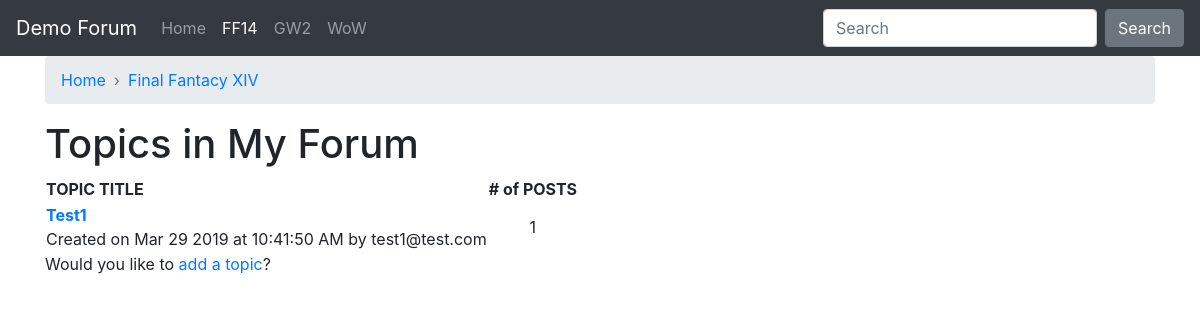
Before: /topiclist.php?forum_id=1&forum_name=Final Fantacy XIV with the older database file.
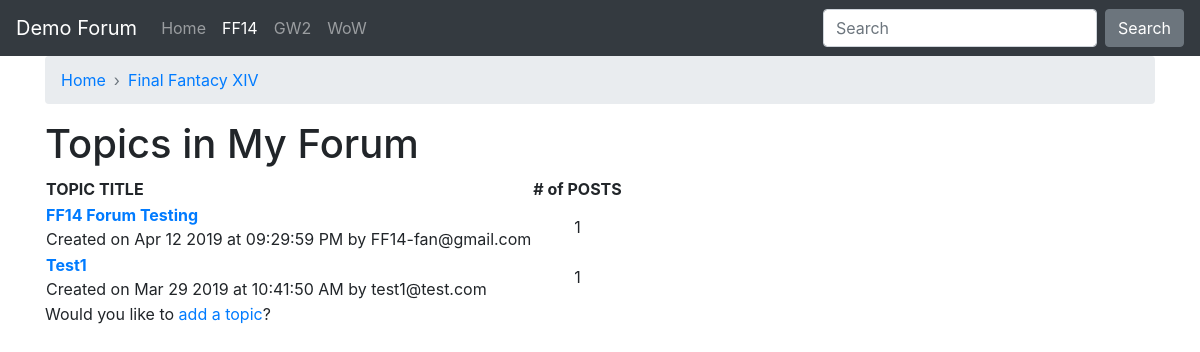
After: the same page with the newer database file.
### tables this page shows
CREATE TABLE IF NOT EXISTS `forum_topics` (
  `topic_id` int(11) NOT NULL AUTO_INCREMENT,
  `topic_title` varchar(150) DEFAULT NULL,
  `topic_create_time` datetime DEFAULT NULL,
  `topic_owner` varchar(150) DEFAULT NULL,
  `forum_id` int(11) NOT NULL,
  PRIMARY KEY (`topic_id`)
);

### topiclist.php (the view, shortened to what this page needs)
<?php
include 'ch21_include.php';
$forum_id = $_GET['forum_id'];
$forum_name = $_GET['forum_name'];
$get_topics_sql = "SELECT topic_id, topic_title,
DATE_FORMAT(topic_create_time, '%b %e %Y at %r') AS
fmt_topic_create_time, topic_owner FROM forum_topics
WHERE forum_id = '". $forum_id."'
ORDER BY topic_create_time DESC";
$get_topics_res = mysqli_query($mysqli, $get_topics_sql)
or die(mysqli_error($mysqli));
if (mysqli_num_rows($get_topics_res) < 1) {
$display_block = "<p><em>No topics exist.</em></p>";
} else {
$display_block = <<<END_OF_TEXT
<table>
<tr>
<th>TOPIC TITLE</th>
<th># of POSTS</th>
</tr>
END_OF_TEXT;
while ($topic_info = mysqli_fetch_array($get_topics_res)) {
$topic_id = $topic_info['topic_id'];
$topic_title = stripslashes($topic_info['topic_title']);
$topic_create_time = $topic_info['fmt_topic_create_time'];
$topic_owner = stripslashes($topic_info['topic_owner']);
$get_num_posts_sql = "SELECT COUNT(post_id) AS post_count FROM
    forum_posts WHERE topic_id = '".$topic_id."'";
$get_num_posts_res = mysqli_query($mysqli, $get_num_posts_sql)
or die(mysqli_error($mysqli));
while ($posts_info = mysqli_fetch_array($get_num_posts_res)) {
        $num_posts = $posts_info['post_count'];
}
$display_block .= <<<END_OF_TEXT
<tr>
<td><a href="showtopic.php?topic_id=$topic_id&forum_id=$forum_id&forum_name=$forum_name">
<strong>$topic_title</strong></a><br/>
Created on $topic_create_time by $topic_owner</td>
<td class="num_posts_col">$num_posts</td>
</tr>
END_OF_TEXT;
}
$display_block .= "</table>";
}
?>
<!DOCTYPE html>
<html>
<head>
    <link rel="stylesheet" href="https://stackpath.bootstrapcdn.com/bootstrap/4.3.1/css/bootstrap.min.css">
    <link rel="stylesheet" href="css/app.css">
</head>
<body>
<?php
include 'layouts/navbar.php';
?>
<div class="container">
<nav aria-label="breadcrumb">
    <ol class="breadcrumb arr-right">
        <li class="breadcrumb-item"><a href="index.php">Home</a></li>
        <li class="breadcrumb-item"><a href="topiclist.php?forum_id=<?php echo $forum_id?>&forum_name=<?php echo $forum_name?>"><?php echo $forum_name?></a></li>
    </ol>
</nav>
<h1>Topics in My Forum</h1>
<?php echo $display_block; ?>
<p>Would you like to <a href="addtopic.php?forum_id=<?php echo $forum_id?>&forum_name=<?php echo $forum_name?>">add a topic</a>?</p>
</div>
</body>
</html>

Changed rows visible on the page:
added forum_topics: topic_title "FF14 Forum Testing", topic_create_time "Apr 12 2019 at 09:29:59 PM", topic_owner "FF14-fan@gmail.com", num_posts "1"
